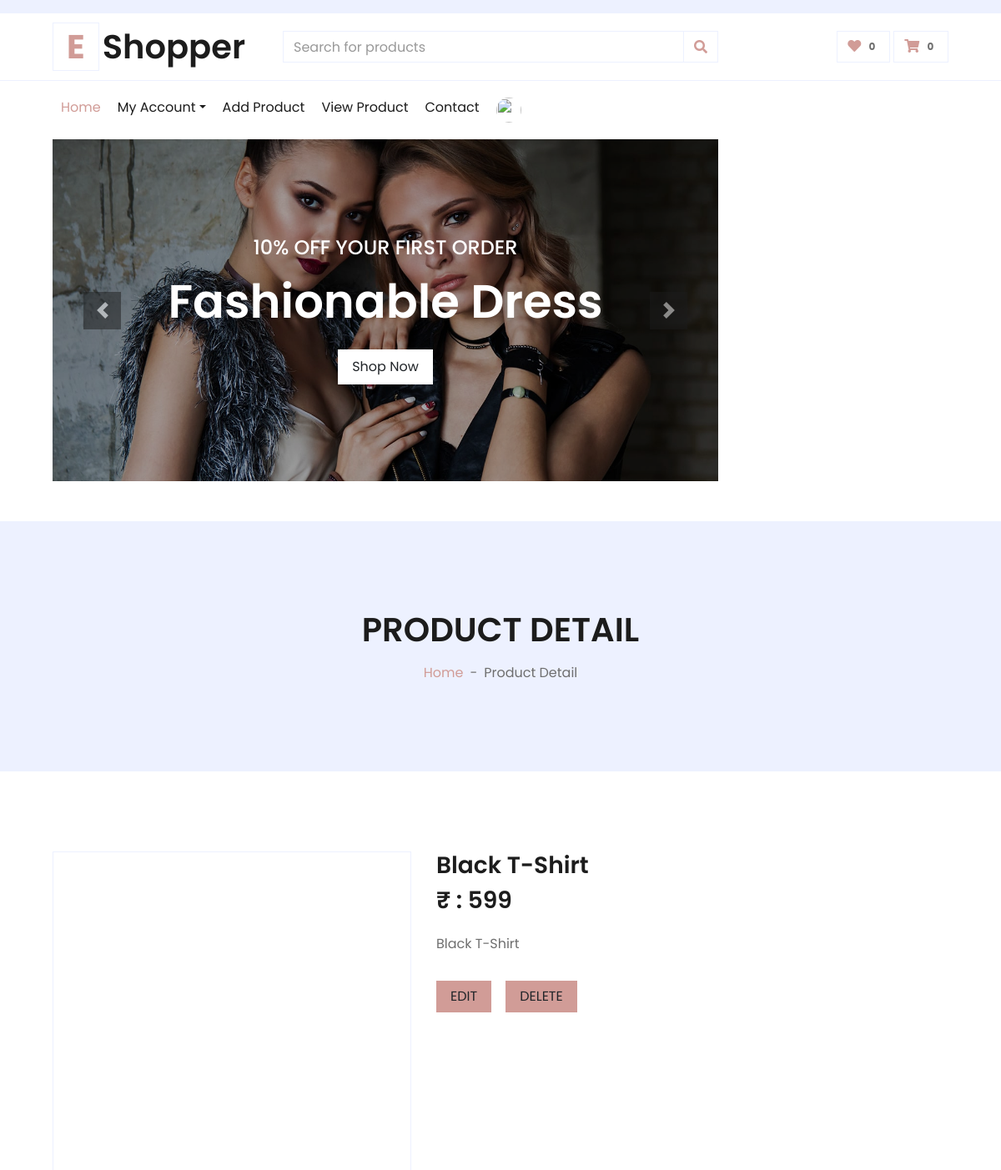
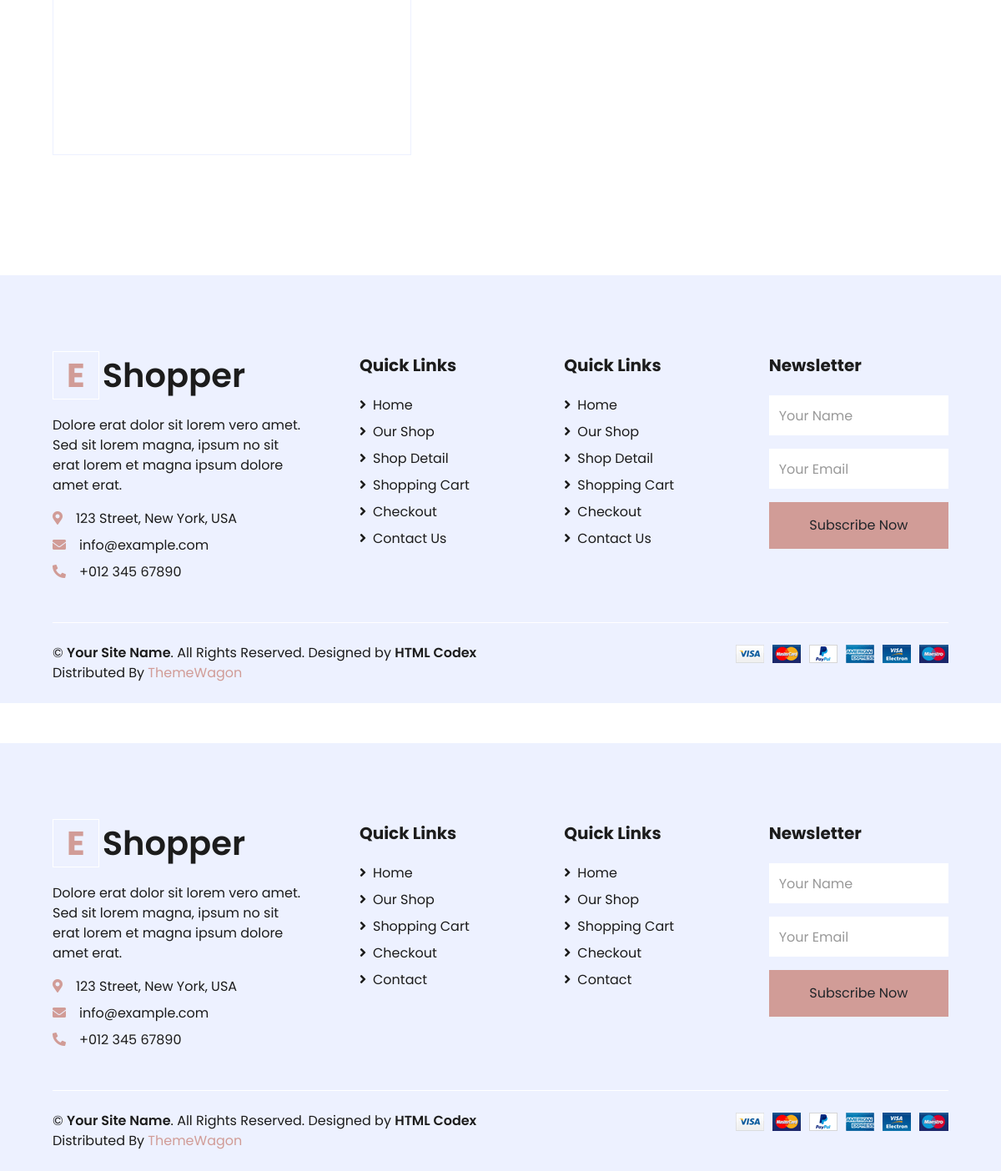
/seller-product-details/2/, run on the app's committed database (2 pictures, top to bottom).
### myapp/models.py (models this page shows, shortened)
class Product(models.Model):
    catagory=(
        ("Men","Men"),
        ("Women","Women"),
        ("Kids","Kids"),
        ("Others","Others"),
    )
    seller=models.ForeignKey(User,on_delete=models.CASCADE)
    product_catagory=models.CharField(max_length=100,choices=catagory)
    product_name=models.CharField(max_length=100)
    product_price=models.PositiveIntegerField()
    product_desc=models.TextField()
    product_image=models.ImageField(upload_to="product_images/")

### myapp/views.py (the view)
# urls.py: path('seller-product-details/<int:pk>/',views.seller_product_details,name='seller-product-details'),
def seller_product_details(request,pk):
    product=Product.objects.get(pk=pk)
    return render(request,'seller-product-details.html',{'product':product})

### myapp/templates/seller-product-details.html (shortened to what this page needs)
{% extends 'seller-header.html' %}
{% load static %}
{% block content %}
<!DOCTYPE html>
<html lang="en">
<head>
</head>
<body>
    <div class="container-fluid bg-secondary mb-5">
        <div class="d-flex flex-column align-items-center justify-content-center" style="min-height: 300px">
            <h1 class="font-weight-semi-bold text-uppercase mb-3">Product Detail</h1>
            <div class="d-inline-flex">
                <p class="m-0"><a href="/">Home</a></p>
                <p class="m-0 px-2">-</p>
                <p class="m-0">Product Detail</p>
            </div>
        </div>
    </div>
    <div class="container-fluid py-5">
        <div class="row px-xl-5">
            <div class="col-lg-5 pb-5">
                <div id="product-carousel" class="carousel slide" data-ride="carousel">
                    <div class="carousel-inner border">
                        <div class="carousel-item active">
                            <img class="w-100 h-100" src="{{product.product_image.url}}" alt="Image">
                        </div>
                    </div>
                </div>
            </div>
            <div class="col-lg-7 pb-5">
                <h3 class="font-weight-semi-bold">{{product.product_name}}</h3>
                <h3 class="font-weight-semi-bold mb-4">₹ : {{product.product_price}}</h3>
                <p class="mb-4">{{product.product_desc}}</p>
                <div class="d-flex align-items-center mb-4 pt-2">
                    <a href="{% url 'seller-product-edit' pk=product.pk %}"><button class="btn btn-primary px-3">EDIT</button></a>&nbsp;&nbsp;&nbsp;&nbsp;
                    <a href="{% url 'seller-product-delete' pk=product.pk %}"><button class="btn btn-primary px-3">DELETE</button></a>
                </div>
            </div>
        </div>
    </div>
    <div class="container-fluid bg-secondary text-dark mt-5 pt-5">
        <div class="row px-xl-5 pt-5">
            <div class="col-lg-4 col-md-12 mb-5 pr-3 pr-xl-5">
                <a href="" class="text-decoration-none">
                    <h1 class="mb-4 display-5 font-weight-semi-bold"><span class="text-primary font-weight-bold border border-white px-3 mr-1">E</span>Shopper</h1>
                </a>
                <p>Dolore erat dolor sit lorem vero amet. Sed sit lorem magna, ipsum no sit erat lorem et magna ipsum dolore amet erat.</p>
                <p class="mb-2"><i class="fa fa-map-marker-alt text-primary mr-3"></i>123 Street, New York, USA</p>
                <p class="mb-2"><i class="fa fa-envelope text-primary mr-3"></i>info@example.com</p>
                <p class="mb-0"><i class="fa fa-phone-alt text-primary mr-3"></i>+012 345 67890</p>
            </div>
            <div class="col-lg-8 col-md-12">
                <div class="row">
                    <div class="col-md-4 mb-5">
                        <h5 class="font-weight-bold text-dark mb-4">Quick Links</h5>
                        <div class="d-flex flex-column justify-content-start">
                            <a class="text-dark mb-2" href="index.html"><i class="fa fa-angle-right mr-2"></i>Home</a>
                            <a class="text-dark mb-2" href="shop.html"><i class="fa fa-angle-right mr-2"></i>Our Shop</a>
                            <a class="text-dark mb-2" href="detail.html"><i class="fa fa-angle-right mr-2"></i>Shop Detail</a>
                            <a class="text-dark mb-2" href="cart.html"><i class="fa fa-angle-right mr-2"></i>Shopping Cart</a>
                            <a class="text-dark mb-2" href="checkout.html"><i class="fa fa-angle-right mr-2"></i>Checkout</a>
                            <a class="text-dark" href="contact.html"><i class="fa fa-angle-right mr-2"></i>Contact Us</a>
                        </div>
                    </div>
                    <div class="col-md-4 mb-5">
                        <h5 class="font-weight-bold text-dark mb-4">Quick Links</h5>
                        <div class="d-flex flex-column justify-content-start">
                            <a class="text-dark mb-2" href="index.html"><i class="fa fa-angle-right mr-2"></i>Home</a>
                            <a class="text-dark mb-2" href="shop.html"><i class="fa fa-angle-right mr-2"></i>Our Shop</a>
                            <a class="text-dark mb-2" href="detail.html"><i class="fa fa-angle-right mr-2"></i>Shop Detail</a>
                            <a class="text-dark mb-2" href="cart.html"><i class="fa fa-angle-right mr-2"></i>Shopping Cart</a>
                            <a class="text-dark mb-2" href="checkout.html"><i class="fa fa-angle-right mr-2"></i>Checkout</a>
                            <a class="text-dark" href="contact.html"><i class="fa fa-angle-right mr-2"></i>Contact Us</a>
                        </div>
                    </div>
                    <div class="col-md-4 mb-5">
                        <h5 class="font-weight-bold text-dark mb-4">Newsletter</h5>
                        <form action="">
                            <div class="form-group">
                                <input type="text" class="form-control border-0 py-4" placeholder="Your Name" required="required" />
                            </div>
                            <div class="form-group">
                                <input type="email" class="form-control border-0 py-4" placeholder="Your Email"
                                    required="required" />
                            </div>
                            <div>
                                <button class="btn btn-primary btn-block border-0 py-3" type="submit">Subscribe Now</button>
                            </div>
                        </form>
                    </div>
                </div>
            </div>
        </div>
        <div class="row border-top border-light mx-xl-5 py-4">
            <div class="col-md-6 px-xl-0">
                <p class="mb-md-0 text-center text-md-left text-dark">
                    &copy; <a class="text-dark font-weight-semi-bold" href="#">Your Site Name</a>. All Rights Reserved. Designed
                    by
                    <a class="text-dark font-weight-semi-bold" href="https://htmlcodex.com">HTML Codex</a><br>
                    Distributed By <a href="https://themewagon.com" target="_blank">ThemeWagon</a>
                </p>
            </div>
            <div class="col-md-6 px-xl-0 text-center text-md-right">
                <img class="img-fluid" src="img/payments.png" alt="">
            </div>
        </div>
    </div>
</body>
</html>
{% endblock %}

### data on the page
Product: product_image (picture), product_name "Black T-Shirt", product_price "599", product_desc "Black T-Shirt"
